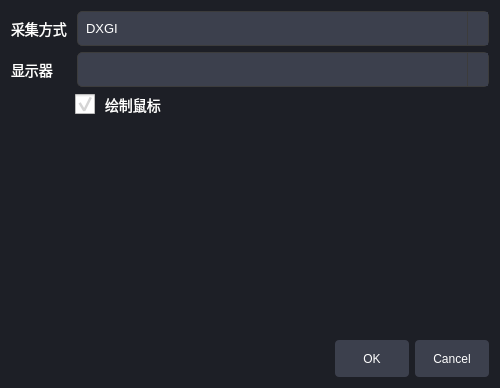
<?xml version="1.0" encoding="UTF-8"?>
<ui version="4.0">
 <class>ScreenSettingDialog</class>
 <widget class="QDialog" name="ScreenSettingDialog">
  <property name="geometry">
   <rect>
    <x>0</x>
    <y>0</y>
    <width>500</width>
    <height>388</height>
   </rect>
  </property>
  <property name="windowTitle">
   <string>Dialog</string>
  </property>
  <property name="styleSheet">
   <string notr="true">QDialog{
	background-color:#1D1F26
}
QLabel{
	color:white;
	font-size:14px;
	min-width:60px;
	max-width:60px;
}
QComboBox {
    background-color: #3C404D;
    border: 1px solid #3C3C3C;
    border-radius: 5px;
    padding: 4px 8px;
    color: white;
    font-size: 13px;
	min-height:25px;
	max-height:25px;
}

QComboBox::drop-down {
    subcontrol-origin: padding;
    subcontrol-position: top right;
    width: 20px;
    border-left: 1px solid #3C3C3C;
    background-color: #3C404D;
}

QComboBox::down-arrow {
    image: url(:/sources/down.png);  /* 你可以用自己的箭头图标 */
	background-color: #3C404D;
    width: 12px;
    height: 12px;
}

QComboBox QAbstractItemView {
    background-color: #3C404D;
    border: 1px solid #3C3C3C;
    selection-background-color: #284CB8;
    selection-color: white;
    color: white;
    font-size: 13px;
    outline: 0;
}

QPushButton {
        background-color: #3C404D;
        border: none;
         border-radius: 4px;
         padding: 6px 12px;
         color: white;
		min-width:50px;
		max-width:50px;
		min-height:25px;
		max-height:25px;

}
QPushButton:hover { background-color: #3c3d47; }
QPushButton:pressed { background-color: #50515b; }</string>
  </property>
  <layout class="QVBoxLayout" name="verticalLayout">
   <item>
    <layout class="QHBoxLayout" name="horizontalLayout">
     <item>
      <widget class="QLabel" name="label">
       <property name="styleSheet">
        <string notr="true"/>
       </property>
       <property name="text">
        <string>采集方式</string>
       </property>
      </widget>
     </item>
     <item>
      <widget class="QComboBox" name="captureTypeCBBox">
       <item>
        <property name="text">
         <string>DXGI</string>
        </property>
       </item>
       <item>
        <property name="text">
         <string>gdigrab</string>
        </property>
       </item>
      </widget>
     </item>
    </layout>
   </item>
   <item>
    <layout class="QHBoxLayout" name="horizontalLayout_2">
     <item>
      <widget class="QLabel" name="label_2">
       <property name="text">
        <string>显示器</string>
       </property>
      </widget>
     </item>
     <item>
      <widget class="QComboBox" name="screenCBBox">
       <property name="placeholderText">
        <string/>
       </property>
      </widget>
     </item>
    </layout>
   </item>
   <item>
    <widget class="QCheckBox" name="drawMouseCKBox">
     <property name="styleSheet">
      <string notr="true">QCheckBox{
    color: white;
	font-size:14px;
	margin-left:10px;
	spacing: 10px;
	margin-left: 64px;
}
QCheckBox::indicator {
    width: 20px;    /* 设置勾选框的宽度 */
    height: 20px;   /* 设置勾选框的高度 */
}</string>
     </property>
     <property name="text">
      <string>绘制鼠标</string>
     </property>
     <property name="checked">
      <bool>true</bool>
     </property>
    </widget>
   </item>
   <item>
    <spacer name="verticalSpacer">
     <property name="orientation">
      <enum>Qt::Orientation::Vertical</enum>
     </property>
     <property name="sizeHint" stdset="0">
      <size>
       <width>20</width>
       <height>238</height>
      </size>
     </property>
    </spacer>
   </item>
   <item>
    <widget class="QDialogButtonBox" name="buttonBox">
     <property name="styleSheet">
      <string notr="true"/>
     </property>
     <property name="orientation">
      <enum>Qt::Orientation::Horizontal</enum>
     </property>
     <property name="standardButtons">
      <set>QDialogButtonBox::StandardButton::Cancel|QDialogButtonBox::StandardButton::Ok</set>
     </property>
    </widget>
   </item>
  </layout>
 </widget>
 <resources/>
 <connections>
  <connection>
   <sender>buttonBox</sender>
   <signal>accepted()</signal>
   <receiver>ScreenSettingDialog</receiver>
   <slot>accept()</slot>
   <hints>
    <hint type="sourcelabel">
     <x>248</x>
     <y>254</y>
    </hint>
    <hint type="destinationlabel">
     <x>157</x>
     <y>274</y>
    </hint>
   </hints>
  </connection>
  <connection>
   <sender>buttonBox</sender>
   <signal>rejected()</signal>
   <receiver>ScreenSettingDialog</receiver>
   <slot>reject()</slot>
   <hints>
    <hint type="sourcelabel">
     <x>316</x>
     <y>260</y>
    </hint>
    <hint type="destinationlabel">
     <x>286</x>
     <y>274</y>
    </hint>
   </hints>
  </connection>
 </connections>
</ui>
